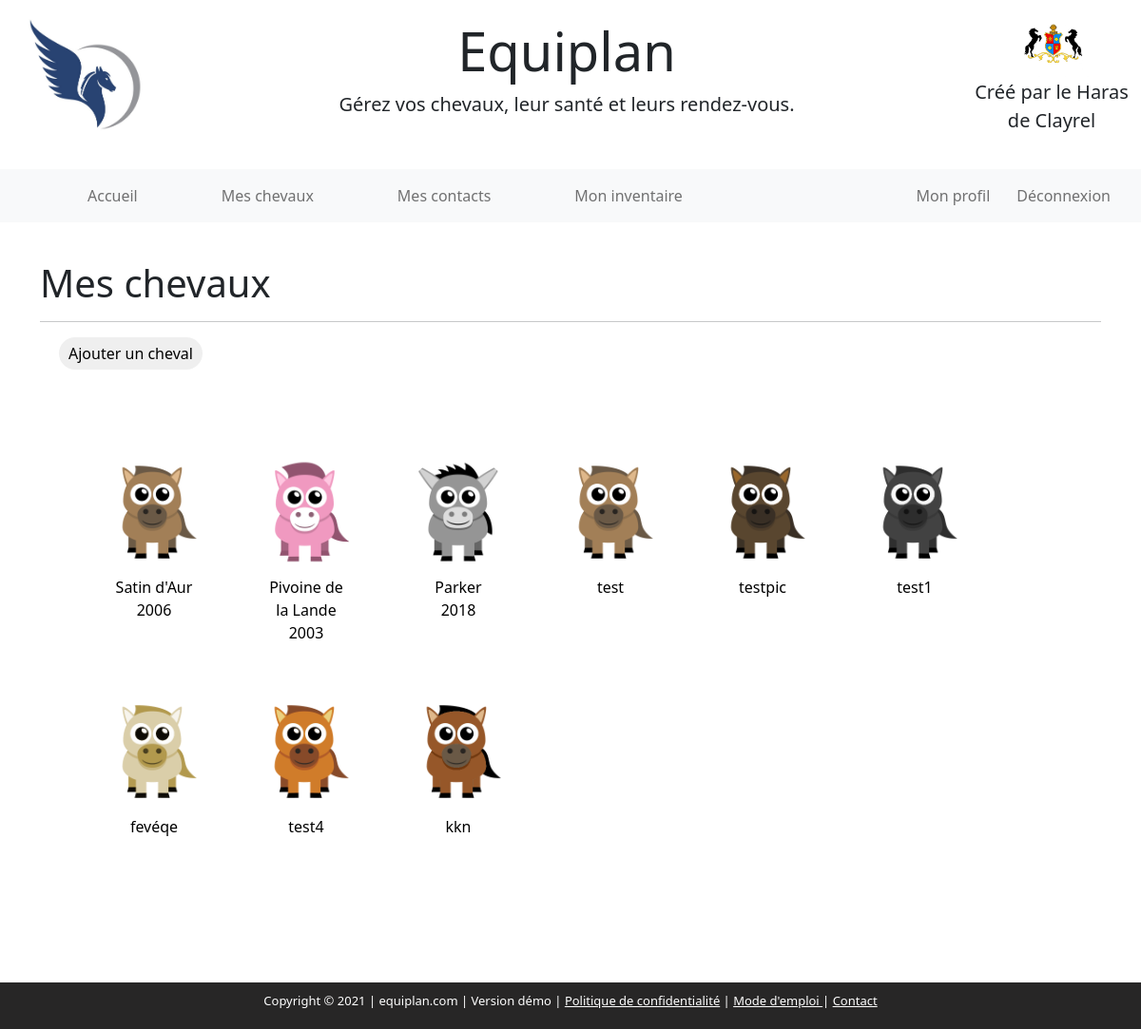
Page /horses (signed in) on the committed database.
### horses/models.py (models this page shows, shortened)
class Horse(models.Model):
   SEX_CHOICES = [
      ('Jument', 'Jument'),
    ('Entier', 'Entier'),
    ('Hongre', 'Hongre'),
    ('Etalon', 'Etalon'),
   ]
   AVATAR_CHOICES = [
      ('1', 'Cheval'),
      ('2', 'Cheval rose'),
      ('3', 'Ane'),
      ('4', 'Cheval bai foncé'),
      ('5', 'Cheval bai'),
      ('6', 'Cheval alezan'),
      ('7', 'Cheval noir'),
      ('8', 'Cheval gris'),
      ('9', 'Cheval palomino'),
      ('10', 'Poulet'),
      ('11', 'Oiseau'),
      ('12', 'Dindon'),
      ('13', 'Vache'),
      ('14', 'Phoque'),
      ('15', 'Bulldog'),
      ('16', 'Chien'),
      ('17', 'Chien gris'),
      ('18', 'Chat gris'),
      ('19', 'Chat'),
      ('20', 'Baleine'),
      ('21', 'Cochon'),
      ('22', 'Tortue'),
      ('23', 'Meduse'),
      ('24', 'Pieuvre'),
      ('25', 'Non spécifié')
   ]
   name = models.CharField(max_length=80)
   sex = models.CharField(max_length=6, choices=SEX_CHOICES, default='Hongre')
   notes = models.TextField(max_length=5000, blank=True)
   breed = models.CharField(max_length=100, blank=True)
   coat = models.CharField(max_length=100, blank = True)
   owner = models.ForeignKey("User", on_delete=models.CASCADE, related_name="ownedby")
   age = models.PositiveSmallIntegerField(null=True, blank=True, validators=[MinValueValidator(1950), MaxValueValidator(yearnow)])
   ifce = models.CharField(max_length=9, blank=True)
   ueln = models.CharField(max_length=15, blank=True)
   sire = models.CharField(max_length=80, blank=True)
   siresire = models.CharField(max_length=80, blank=True)
   siredam = models.CharField(max_length=80, blank=True)
   dam = models.CharField(max_length=80, blank=True)
   damsire = models.CharField(max_length=80, blank=True)
   damdam = models.CharField(max_length=80, blank=True)
   tests = models.CharField(max_length=80, blank=True)
   picture = models.CharField(max_length=20, default='25', choices=AVATAR_CHOICES)

### horses/views.py (the view, shortened to what this page needs)
# urls.py: path("", include("horses.urls")),
@login_required(login_url='login')
def horses(request):
    if request.method == "GET":
        if request.user.is_authenticated:
            id = request.user.id
            user = get_object_or_404(User, pk=id)
            horses = Horse.objects.filter(owner=user)
            form = NewHorse()
            avatars = ['1', '2', '3', '4', '5', '6', '7', '8', '9', '10', '11', '12', '13', '14', '15', '16', '17', '18', '19', '20', '21', '22', '23', '24', '25']
            if not horses:
                return render(request, "horses/myhorses.html", {
                    "message" : "Aucun cheval n'est enregistré",
                    "form" : form,
                    "user" : user,
                    "avatars" : avatars,
            })
            else:
                return render(request, "horses/myhorses.html", {
                    "horses" : horses,
                    "form": form,
                    "user" : user,
                    "avatars" : avatars,
                })

### horses/templates/horses/myhorses.html (shortened to what this page needs)
{% extends "horses/layout.html" %}
{% load crispy_forms_tags %}
{% load static %}
{% block body %}
{% if request.user == user %}
    <div class="container" id="userhorses">
        <h2 class="display-6">Mes chevaux </h2>
            <hr>
            <button id="addhorse" class="editbutton2 rounded-pill" style="text-align:right" onclick=addhorse()>Ajouter un cheval</button>
            <div class="cont2">
            </div>
            <div id="myhorses" class="d-flex flex-wrap cont2">
                {% for horse in horses %}
                    <div id="horse+{{horse.id}}" class="horseitem">
                        {% for avatar in avatars %}
                            {% if horse.picture == avatar %}
                                {% if horse.picture == '25' %}
                                    <a href="{% url 'horse' horse.id %}">
                                    <img src="{% static "horses/avatars/grey.jpg" %}"  id="pichorse+{{horse.id}}" class="rounded-circle" style="width:120px; cursor:pointer; text-align:center" alt="nopicture" )>
                                    </a>
                                {% else %}
                                    <a href="{% url 'horse' horse.id %}">
                                    <img src="{% static "horses/avatars/"|add:horse.picture|add:".png" %}"  id="pichorse+{{horse.id}}" class="rounded-circle" style="width:120px; cursor:pointer; text-align:center" alt="nopicture" )>
                                    </a>
                                {% endif %}
                            {% endif %}
                        {% endfor %}
                        <div style="width:120px; height:auto; cursor:pointer; text-align:center" id="infoshorse+{{horse.id}}" ><a href="{% url 'horse' horse.id %}" class="btn btn-light" style="background-color:white; border-color: white; ">{{horse.name}} <p>{{horse.age|default_if_none:""}}</p></a></div>
                    </div>
                {% endfor %}
            </div>
    </div>
{% else %}
    <div class="container" id="myhorses">
    Impossible d'accéder à votre requête.</div>
{% endif %}
{% endblock%}

### horses/templates/horses/layout.html (shortened to what this page needs)
{% load static %}
<!DOCTYPE html>
<html lang="en">
    <head>
        <link href="https://cdn.jsdelivr.net/npm/bootstrap@5.0.2/dist/css/bootstrap.min.css" rel="stylesheet">
        <link href="{% static 'horses/styles.css' %}" rel="stylesheet">
        <link href="{% static 'horses/styles2.css' %}" rel="stylesheet">
    </head>
    <body>
        <div class="jumbotron jumbotron-fluid" style="background-color:white; padding-top:20px; padding-bottom:20px">
            <div class="row">
                <div class="sidebar col-lg-2 col-md-2" style="text-align:center">
                   <img style="width:120px" src={% static "horses/pegasus2.jpg" %} alt="logo">
                </div>
                <div class="main col-lg-8 col-md-6"  style="text-align:center; padding-right:20px">
                    <h1 class="display-4">Equiplan</h1>
                    <p class="lead">Gérez vos chevaux, leur santé et leurs rendez-vous.</p>
                </div>
                <div class="main col-lg-2 col-md-2" style="text-align:center; padding-right:20px">
                    <a href="http://www.harasdeclayrel.com"><img style="width:80px" src={% static "horses/LOGO-ultime.png" %} alt="logo"></a>
                    <p class="lead">Créé par le Haras de Clayrel</p>
                </div>
            </div>
        </div>
        <nav class="navbar navbar-expand-lg navbar-light bg-light">
            <div class="container-fluid">
            {% if user.is_authenticated %}
              <ul class="navbar-nav me-auto mb-2 mb-lg-0">
                <li class="nav-item">
                  <a class="nav-link" style="padding-left:80px" href="{% url 'index' %}">Accueil</a>
                </li>
                    <li class="nav-item">
                        <a class="nav-link" style="padding-left:80px" href="{% url 'myhorses' %}">Mes chevaux</a>
                    </li>
                    <li class="nav-item">
                        <a class="nav-link" style="padding-left:80px" href="{% url 'contacts' %}">Mes contacts</a>
                    </li>
                    <li class="nav-item">
                        <a class="nav-link" style="padding-left:80px" href="{% url 'inventory' %}">Mon inventaire</a>
                    </li>
                </ul>
                <ul class="navbar-nav ms-auto mb-2 mb-lg-0">
                    <li class="nav-item ">
                        <a class="nav-link" style="padding-left:20px" href="{% url 'profile' request.user.id %}">Mon profil</a>
                    </li>
                    <li class="nav-item" >
                        <a class="nav-link" style="padding-left:20px; padding-right:20px" href="{% url 'logout' %}">Déconnexion</a>
                    </li>
                </ul>
                {% endif %}
            </div>
          </nav>
        <div>
        {% block body %}
        {% endblock %}
        </div>
        <div class="footer" >
        Copyright &#169 2021 | equiplan.com | Version démo | <a href="{% url 'politiquedeconf' %}" style="color:white">Politique de confidentialité</a> | <a href="{% url 'help' %}" style="color:white">Mode d'emploi </a>| <a href="{% url 'contactus' %}" style="color:white"> Contact </a>
        </div>
    </body>
</html>

### horses/static/horses/styles.css (style rules this page uses)
body { font-family: 'Segoe UI', Tahoma, Geneva, Verdana, sans-serif; }
.container { margin: 40px auto; min-height: 90vh; width: 100%; }
.cont2 { padding-top:20px; padding-bottom:20px; margin-left:20px; margin-right: 20px }
.horseitem { padding-left: 40px; padding-top: 30px; }
.editbutton2 { font-size: medium; padding-left:10px; padding-right:10px; padding-top: 5px; padding-bottom: 5px; margin-left:20px; border-width: 0px; }
.footer { background-color: rgb(39, 38, 38); color:white; font-size: small; text-align: center; padding-top:10px; padding-bottom:20px }

### horses/static/horses/styles2.css (style rules this page uses)
*, *:before, *:after { -webkit-box-sizing: border-box; -moz-box-sizing: border-box; box-sizing: border-box; }

### rows in the picture
Horse: picture "1" (drawn), name "Satin d'Aur", age "2006"
Horse: name "Pivoine de la Lande", age "2003"
Horse: name "Parker", age "2018"
Horse: picture "1" (drawn), name "test"
Horse: name "testpic"
Horse: name "test1"
Horse: name "fevéqe"
Horse: name "test4"
Horse: name "kkn"
